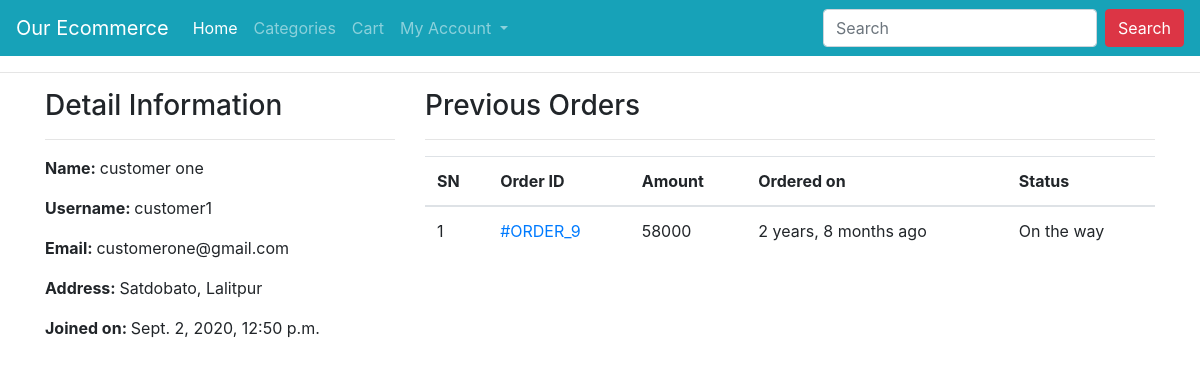
Page /profile/ (signed in) on the committed database.
### ecomapp/models.py (models this page shows, shortened)
class Customer(models.Model):
    user = models.OneToOneField(User, on_delete=models.CASCADE)
    full_name = models.CharField(max_length=200)
    address = models.CharField(max_length=200, null=True, blank=True)
    joined_on = models.DateTimeField(auto_now_add=True)

class Order(models.Model):
    cart = models.OneToOneField(Cart, on_delete=models.CASCADE)
    ordered_by = models.CharField(max_length=200)
    shipping_address = models.CharField(max_length=200)
    mobile = models.CharField(max_length=10)
    email = models.EmailField(null=True, blank=True)
    subtotal = models.PositiveIntegerField()
    discount = models.PositiveIntegerField()
    total = models.PositiveIntegerField()
    order_status = models.CharField(max_length=50, choices=ORDER_STATUS)
    created_at = models.DateTimeField(auto_now_add=True)
    payment_method = models.CharField(
        max_length=20, choices=METHOD, default="Cash On Delivery")
    payment_completed = models.BooleanField(
        default=False, null=True, blank=True)

### ecomapp/views.py (the view)
# urls.py: path("profile/", CustomerProfileView.as_view(), name="customerprofile"),
class CustomerProfileView(TemplateView):
    template_name = "customerprofile.html"
    def dispatch(self, request, *args, **kwargs):
        if request.user.is_authenticated and Customer.objects.filter(user=request.user).exists():
            pass
        else:
            return redirect("/login/?next=/profile/")
        return super().dispatch(request, *args, **kwargs)
    def get_context_data(self, **kwargs):
        context = super().get_context_data(**kwargs)
        customer = self.request.user.customer
        context['customer'] = customer
        orders = Order.objects.filter(cart__customer=customer).order_by("-id")
        context["orders"] = orders
        return context

### templates/customerprofile.html (shortened to what this page needs)
{% extends 'base.html' %}
{% block content %}
<div class="container">
    <div class="row">
        <div class="col-md-4">
            <h3>Detail Information</h3><hr>
            <p><span class="font-weight-bold">Name: </span> {{customer.full_name}}</p>
            <p><span class="font-weight-bold">Username: </span> {{customer.user.username}}</p>
            <p><span class="font-weight-bold">Email: </span> {{customer.user.email}}</p>
            <p><span class="font-weight-bold">Address: </span> {{customer.address}}</p>
            <p><span class="font-weight-bold">Joined on: </span> {{customer.joined_on}}</p>
        </div>
        <div class="col-md-8">
            <h3>Previous Orders</h3>
            <hr>
            <table class="table">
                <thead>
                    <tr>
                        <th>SN</th>
                        <th>Order ID</th>
                        <th>Amount</th>
                        <th>Ordered on</th>
                        <th>Status</th>
                    </tr>
                </thead>
                <tbody>
                    {% for ord in orders %}
                    <tr>
                        <td>{{forloop.counter}}</td>
                        <td><a href="{% url 'ecomapp:customerorderdetail' ord.pk %}"> #ORDER_{{ord.id}}</a></td>
                        <td>{{ord.total}}</td>
                        <td>{{ord.created_at|timesince}} ago</td>
                        <td>{{ord.order_status}}</td>
                    </tr>
                    {% endfor %}
                </tbody>
            </table>
        </div>
    </div>
</div>
{% endblock %}

### rows in the picture
Customer: full_name "customer one", user.username "customer1", user.email "customerone@gmail.com", address "Satdobato, Lalitpur", joined_on "Sept. 2, 2020, 12:50 p.m."
Order: id "9", total "58000", created_at "2 years, 8 months", order_status "On the way"
